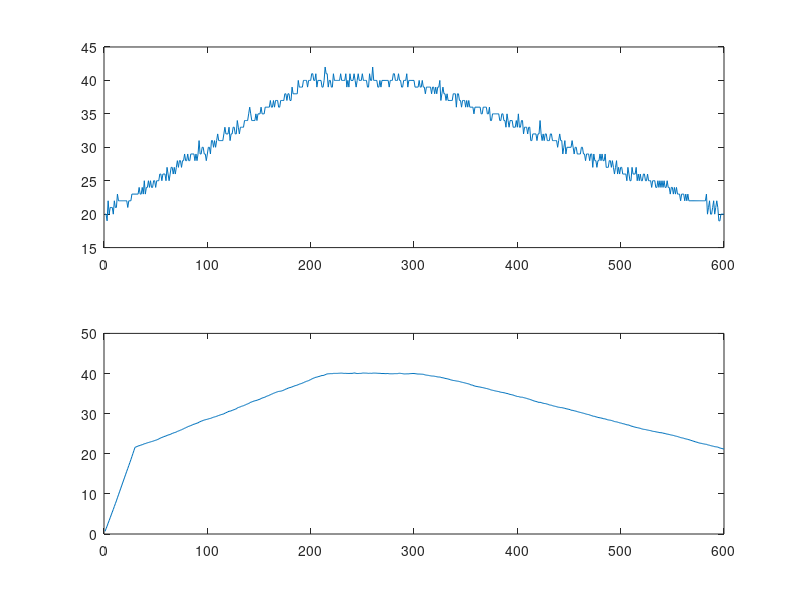

Write the MATLAB code that produced this figure.
%ECSE 426 - MicroP
%Lab 2 
%Choosing the depth of our moving average filter


%Dataset: temps in degC.  Start at 20, increase to 40 over a period of 10
%seconds, hold at 40 for 5 seconds, and then cool down to 20 over a period
%of 15 seconds.  We will also introduce Gaussian white noise to this
%pattern using the  awgn() function.

%We will play around with the filter depth.  If it's too small, the
%filtered signal will be noisy, but if it's too large, there will be major
%lag in the filtered output.

samplingFreq = 20; %in Hertz

heatTime = 10;
stableTime = 5;
coolTime = 15;
startTemp = 20;
stableTemp = 40;
endTemp = 20;

stepsHeat = samplingFreq*heatTime;
stepsStable = samplingFreq*stableTime;
stepsCool = samplingFreq*coolTime;

temp = 1:(samplingFreq*(heatTime + stableTime + coolTime));

for i = 1:stepsHeat
    temp(i) = (stableTemp - startTemp)/(stepsHeat)*i + startTemp;
end
for i = stepsHeat+1:stepsHeat+stepsStable
    temp(i) = stableTemp;
end
for i = stepsHeat+stepsStable+1:stepsHeat+stepsStable+stepsCool 
   temp(i) = (endTemp - stableTemp)/(stepsCool)*(i-(stepsHeat+stepsStable+1)) + stableTemp;
end
noisyTemp = awgn(temp, 5); %SNR = 5, makes the setup interesting

temp = int32(noisyTemp); %cast as integer

filterDepth = 30; %play with this figure

filter = zeros(filterDepth, 1);
filterResult = 1:(samplingFreq*(heatTime + stableTime + coolTime));

for i = 1:(samplingFreq*(heatTime + stableTime + coolTime))
    for j = filterDepth:-1:2
        filter(j) = filter(j-1);
    end
    filter(1) = temp(i);
    filterResult(i) = mean(filter);
end

%plot unfiltered and filtered
subplot(2,1,1)
plot(temp)
subplot(2,1,2)
plot(filterResult)

